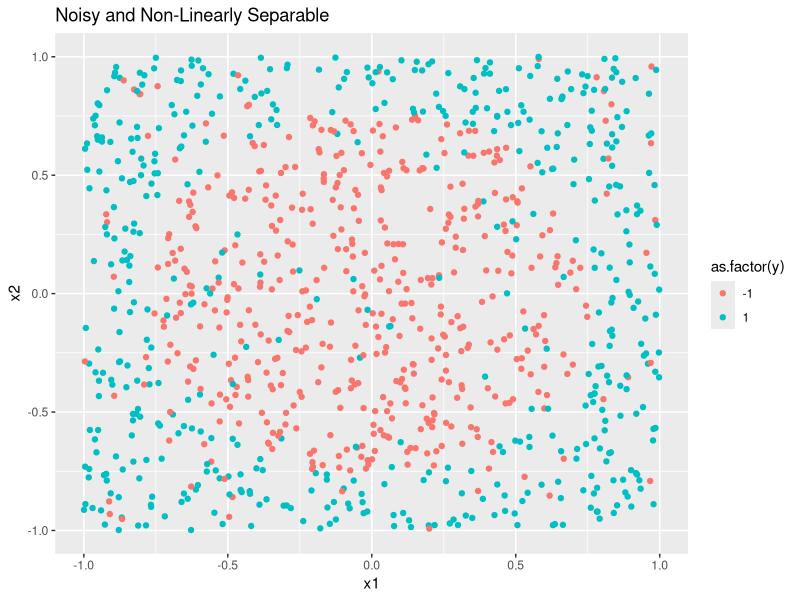
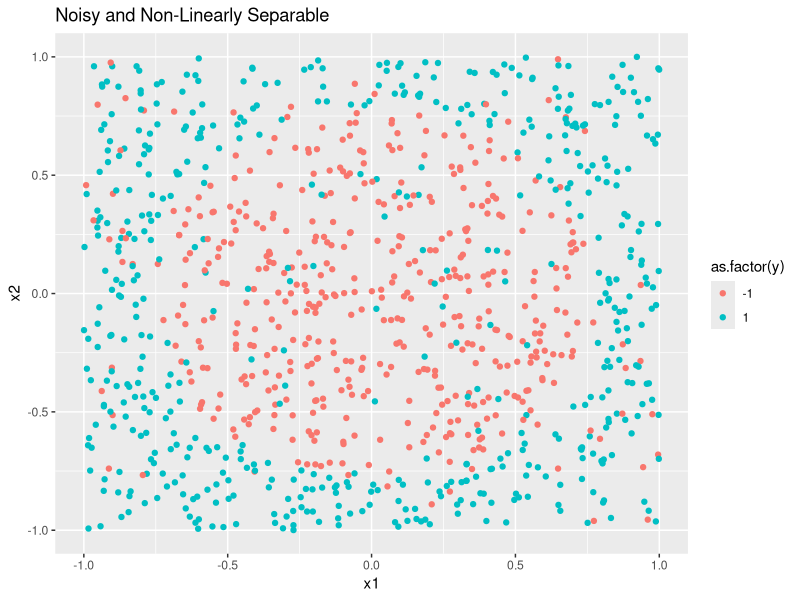

The R source for these figures, in order:
# This experiment explores linear regression for classification in the case of noisy and extremely non-linearly 
# separable data.  A target function f and a dataset D in d = 2 are created.  X = [-1, 1] x [-1, 1] with uniform 
# probability of picking each x in X.  The target function for this experiment is set to the following:

# y = sign(x1^2 + x2^2 - 0.6)

# Additionally, noise is simulated by selecting 10% of the data points at random and flipping their response value.
# The inputs, x_n, of the data set are chosen as random points (uniformly in X), and the target function 
# is evaluated on each x_n to get the corresponding output, y_n.  

# Attempting to carry out linear regression on the un-transformed data, with feature vector (1, x1, x2), results
# in a poor final hypothesis that pretty much amounts to guessing.  Transforming the data into a new space using
# the feature vector (1, x1, x2, x1*x2, x1^2, x2^2) greatly improves its separability and results in the 
# discovery of a much better final hypothesis via linear regression.

## Function for generating the data and, if specified, the target function y = sign(x1^2 + x2^2 - 0.6)
data.generate <- function(n = 10, ext = 1, generateTarget = FALSE){ 
  # Generate the points
  x1 <- runif(n, -ext, ext)
  x2 <- runif(n, -ext, ext)
  if (!generateTarget)
    return(data.frame(x1, x2))
  
  # Draw a random line in the area (target function)
  #point <- runif(2, -ext, ext)
  #point2 <- runif(2, -ext, ext)
  #slope <- (point2[2] - point[2]) / (point2[1] - point[1])
  #intercept <- point[2] - slope * point[1]
  
  # Set up a factor for point classification
  #y <- as.numeric(x1 * slope + intercept > x2) * 2 - 1
  y <- sign(x1^2 + x2^2 - 0.6)
  
  # Return the values in a list
  data.frame(x1,x2,y)
  #return(list(data = data,slope = slope, intercept = intercept))
}

## Uses regression to approximate target functions on simulated noisy and non-linearly separable data
## If specified, the data can transformed in order to improve linear separability
## Returns a list containing the average of the in-sample and out-of-sample error measures of the final hypotheses obtained across numTrials as well as a vector of the average of the weights obtained  across numTrials
## Plots the training data used for the last trial and color codes the data points by their responses
simulate.nonLinear <- function(N_train = 1000, N_test = 1000, numTrials = 1000, transform = FALSE) {
  
  # initializing vectors to hold in-sample and out-of-sample error measures
  e_in <- numeric(0)
  e_out <- numeric(0)
  ifelse(transform, g <- numeric(6), g <- numeric(3))  # initializing weight aggregator according to the length of the feature vector
  
  for (i in 1:numTrials) {
    sim <- data.generate(n = N_train, generateTarget = TRUE)
    if(transform) {         # construct an appropriate feature vector depending on whether transformed or un-transformed data is to be used
      X <- matrix(c(rep(1, N_train), sim$x1, sim$x2, sim$x1*sim$x2, sim$x1^2, sim$x2^2), ncol = 6, dimnames = list(c(), c('x0','x1', 'x2', 'x1*x2', 'x1^2', 'x2^2')))
    }
    else {
      X <- matrix(c(rep(1, N_train), sim$x1, sim$x2), ncol = 3, dimnames = list(c(), c('x0','x1', 'x2')))
    }
    y <- sim$y
    noisy <- sample(1:length(y), length(y) * 0.1) # randomly select 10% of the response to be noisy data
    y[noisy] <- y[noisy] * -1        # simulate noise by flipping response at selected indices
    w <- solve(t(X)%*%X)%*%t(X)%*%y  # calculate weights using OLS regression
    g <- g + w                       # aggregate this iteration's weights for averaging later
    y_model <- sign(as.vector(X%*%w))     # apply the final hypothesis to the data
    e_in[i] <- sum(y != y_model)/N_train  # Calculate and store the in-sample error measure
    
    # Test the final hypothesis on independent data
    test <- data.generate(n = N_test, generateTarget = TRUE)
    if(transform) {
      X <- matrix(c(rep(1, N_test), test$x1, test$x2, test$x1*test$x2, test$x1^2, test$x2^2), ncol = 6, dimnames = list(c(), c('x0','x1', 'x2', 'x1*x2', 'x1^2', 'x2^2')))
    }
    else {
      X <- matrix(c(rep(1, N_test), test$x1, test$x2), ncol = 3, dimnames = list(c(), c('x0','x1', 'x2')))
    }
    y2 <- test$y
    noisy <- sample(1:length(y2), length(y2) * 0.1) # randomly select 10% of the response to be noisy data
    y2[noisy] <- y2[noisy] * -1  # simulate noise by flipping response at selected indices
    y_model <- sign(as.vector(X%*%w))
    e_out[i] <- sum(y2 != y_model)/N_test  # calculate and store the out-of-sample error measure
  }
  
  library(ggplot2)
  
  #target <- function(x1) {sqrt(0.6 - x1^2)}
  #target2 <- function(x1) {-sqrt(0.6 - x1^2)}
  plot1 <- qplot(sim$x1, sim$x2, col = as.factor(y), data = data.frame(sim$x1, sim$x2, y), xlab = 'x1', ylab = 'x2', main = 'Noisy and Non-Linearly Separable') 
  #  + geom_abline(intercept = -w[1]/w[3], slope = -w[2]/w[3], col=3) 
  
  print(plot1)
  
  list(e_in = mean(e_in), e_out = mean(e_out), w = g/numTrials) # return the averages of the error measures and the weights
}

simulate.nonLinear()  # Problem 8

simulate.nonLinear(transform = TRUE)  # Problems 9 & 10
